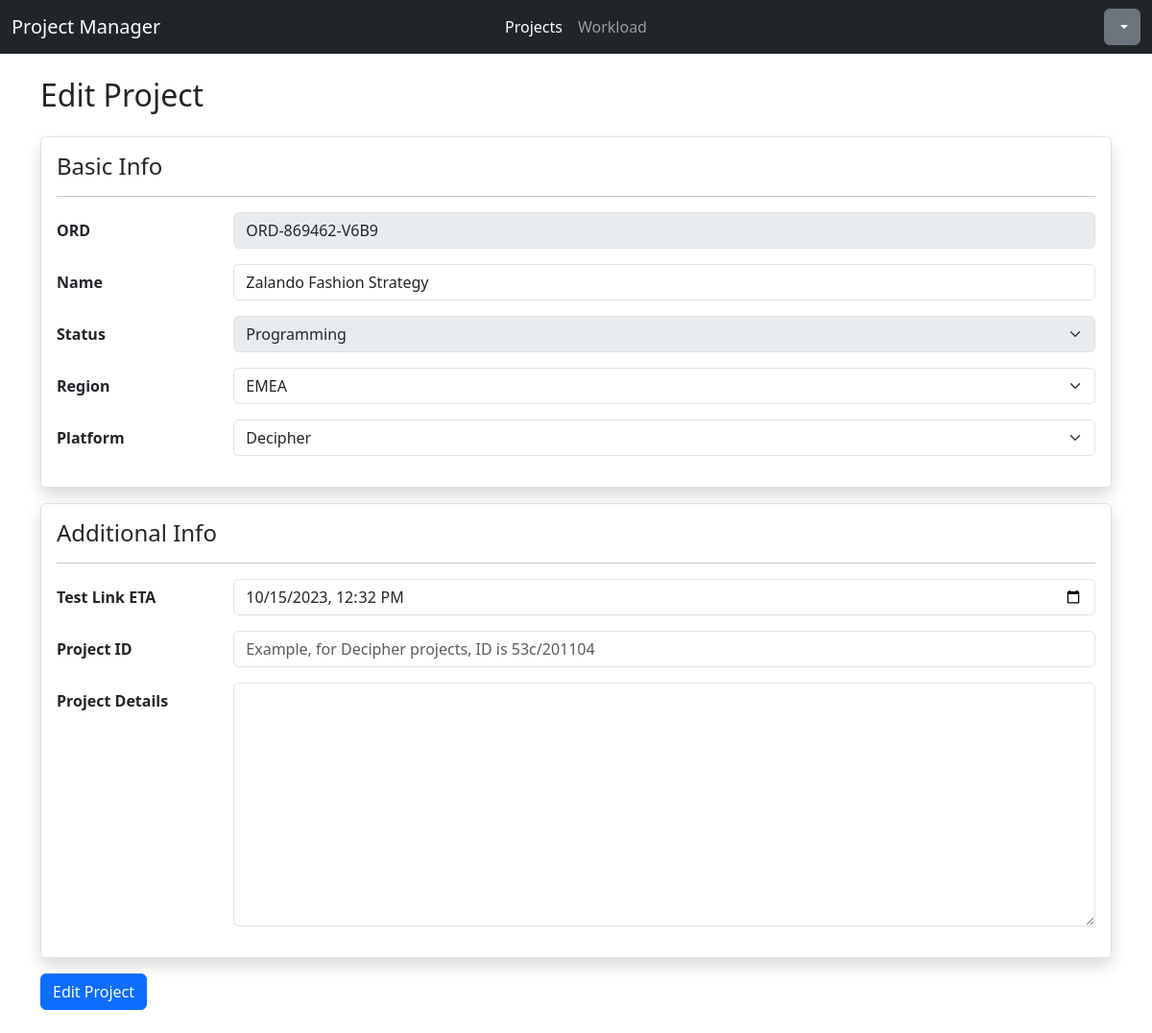
Screenshot of /projects/edit/OXDOQX with the database file from the repository.
### api/models.py (models this page shows, shortened)
class Project(models.Model):
    STATUS_CHOICES = [
     ("Headsup","Headsup"),
     ("Programming","Programming"),
     ("Changes","Changes"),
     ("Live", "Live"),
     ("Closed", "Closed")
    ]
    REGION_CHOICES = [
      ("APAC","APAC"),
      ("EMEA","EMEA"),
      ("NA","NA")
    ]
    PLATFORM_CHOICES = [
      ("Decipher", "Decipher"),
      ("CMIX","CMIX"),
      ("Confirmit","Confirmit")
    ]
    __original_eta = None
    code = models.SlugField(max_length=8, default=generate_unique_code, unique=True)
    ord = models.CharField(max_length=15, unique=True, validators=[RegexValidator(regex="^ORD-[0-9]{6}-[0-9A-Z]{4}$", message="Please enter the ORD in ORD-XXXXX-XXXX format.")])
    project_name = models.CharField(max_length=200)
    status = models.CharField(max_length=20, default="Headsup", choices=STATUS_CHOICES)
    created_date = models.DateField(auto_now_add=True)
    region = models.CharField(max_length=10, blank=True, choices=REGION_CHOICES)
    pid = models.CharField(max_length=20, blank=True)
    platform = models.CharField(max_length=15, default="Decipher", choices=PLATFORM_CHOICES)
    eta = models.DateTimeField(null=True,blank=True)
    details = models.TextField(max_length=255, blank=True)
    def __init__(self, *args, **kwargs):
        super().__init__(*args, **kwargs)
        self.__original_eta = self.eta

### testfront/views.py (the view, shortened to what this page needs)
# urls.py: path('edit/<project_code>', views.projectedit, name="projectedit"),
def projectedit(request, project_code):
    editproj =get_object_or_404(Project, code=project_code)
    if request.method == "GET":
        form = ProjectForm(instance = editproj, method="edit")
        return render(request, "testfront/formproject.html", {
            "form": form,
            "formText": "Edit"
        })

### testfront/templates/testfront/formproject.html (shortened to what this page needs)
{% extends "base.html" %}
{% load static %}
{% block css %} {% static "css/index.css" %} {% endblock %}
{% block body %}
<h2>{{formText}} Project</h2>
<form class="my-4" method="POST" novalidate>
  <fieldset class="border p-3 rounded shadow">
    <h4>Basic Info</h4>
    <hr />
    <div class="row mb-3">
      <label for="{{ form.ord.id_for_label }}" class="col-form-label fw-bold col-sm-2"
        >ORD</label
      >
      <div class="col-sm-10">
        {{ form.ord }}
      </div>
    </div>
    <div class="row mb-3">
      <label
        for="{{ form.project_name.id_for_label }}"
        class="form-label fw-bold col-form-label col-sm-2"
        >Name</label
      >
      <div class="col-sm-10">
        {{ form.project_name }}
      </div>
    </div>
    <div class="row mb-3">
      <label for="{{ form.status.id_for_label }}" class="col-form-label fw-bold col-sm-2"
        >Status</label
      >
      <div class="col-sm-10">
        {{ form.status }}
      </div>
    </div>
    <div class="row mb-3">
      <label for="{{ form.region.id_for_label }}" class="col-form-label fw-bold col-sm-2"
        >Region</label
      >
      <div class="col-sm-10">
        {{ form.region }}
      </div>
    </div>
    <div class="row mb-3">
        <label for="{{ form.platform.id_for_label }}" class="col-form-label fw-bold col-sm-2"
          >Platform</label
        >
        <div class="col-sm-10">
          {{ form.platform }}
        </div>
      </div>
  </fieldset>
  <fieldset class="my-3 border p-3 rounded shadow">
    <h4>Additional Info</h4>
    <hr/>
    <div class="row mb-3">
      <label for="{{ form.eta.id_for_label }}" class="col-form-label fw-bold col-sm-2"
        >Test Link ETA</label
      >
      <div class="col-sm-10">
        {{ form.eta }}
      </div>
    </div>
    <div class="row mb-3">
        <label for="{{ form.pid.id_for_label }}" class="col-form-label fw-bold col-sm-2"
            >Project ID</label
        >
        <div class="col-sm-10">
            {{ form.pid }}
        </div>
    </div>
    <div class="row mb-3">
        <label for="{{ form.details.id_for_label }}" class="col-form-label fw-bold col-sm-2"
            >Project Details</label
        >
        <div class="col-sm-10">
          {{ form.details }}
        </div>
    </div>
  </fieldset>
  <button type="submit" class="btn btn-primary">{{formText}} Project</button>
</form>
{% endblock %}

### rows the page displays
Project: ord "ORD-869462-V6B9", project_name "Zalando Fashion Strategy", status "Programming", region "EMEA", platform "Decipher", eta "10/15/2023 12:32"
